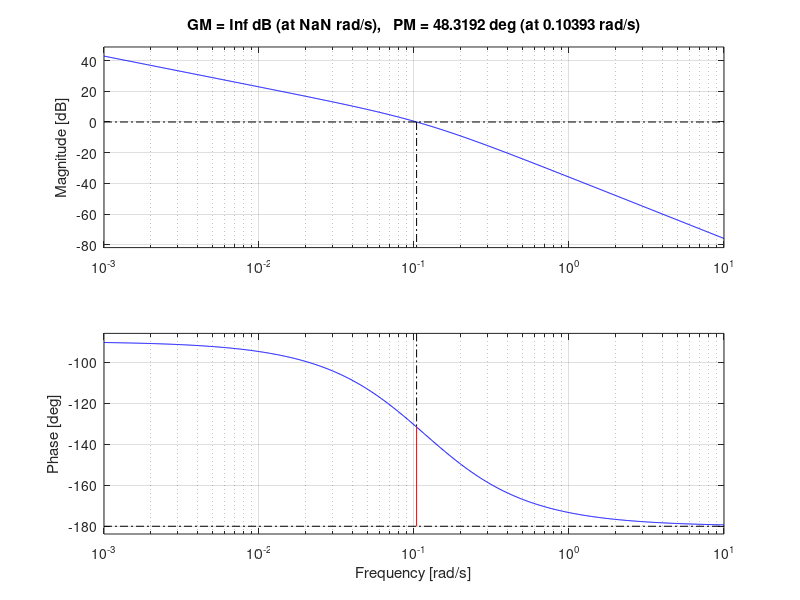

Source code (MATLAB):
T = 85.6697;
K = 0.173945;

K_pd = 0.8;
T_d = T;
alpha = 0.1;
T_f = alpha*T_d;

s = tf('s');

H_ship = tf(K,[T 1 0]);
H_pd = tf([K_pd*T_d K_pd], [T_f 1]);

H = H_ship*H_pd;
bode(H);
margin(H);